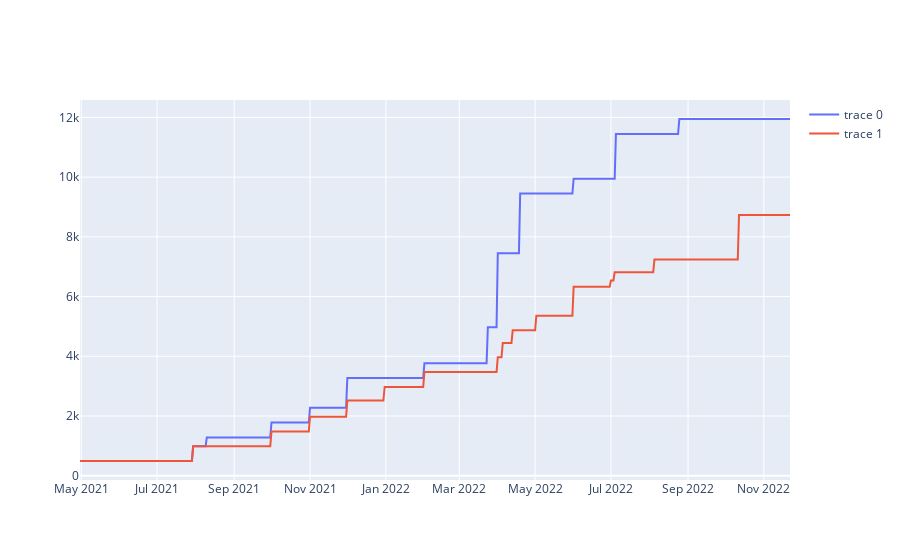

The notebook cell saved with this chart:
### Code cell
import plotly.graph_objects as go

fig = go.Figure()
fig.add_trace(go.Scatter(x=df['Date'], y=df['Deposit€']))
fig.add_trace(go.Scatter(x=df['Date'], y=df['Invested€']))
fig.show()

### Figure 1 — Plotly figure (JSON) as saved in the notebook; plotly's stock layout.template omitted (floating-point values rounded to 4 significant figures; data arrays with more than 128 entries replaced by an {"elided": "..."} marker saying what was removed)
{"data": [{"type": "scatter", "x": {"elided": "572 str values"}, "y": {"elided": "572 int values"}}, {"type": "scatter", "x": {"elided": "572 str values"}, "y": {"elided": "572 int values"}}], "layout": {}}
